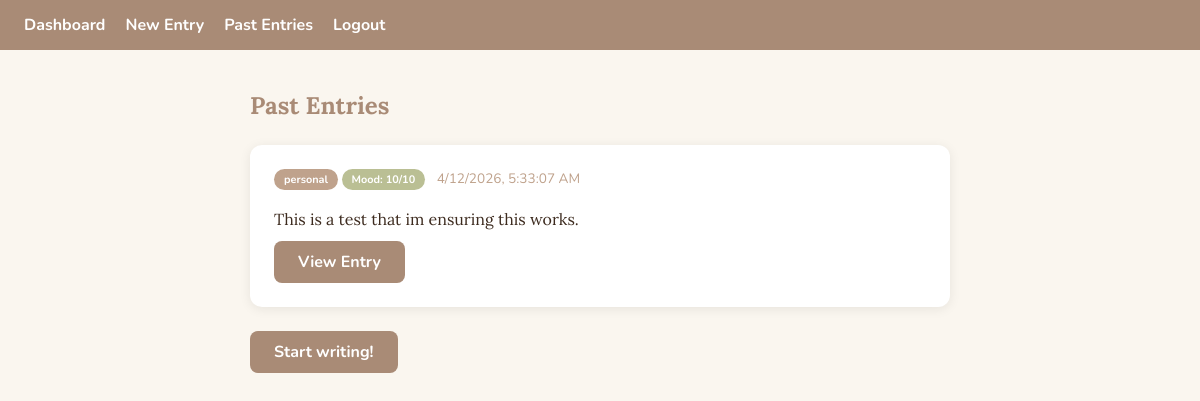
Screenshot of /entries (signed in) with the database file from the repository.
### app.py (models this page shows)
class Entry(db.Model):
                id = db.Column(db.Integer, primary_key=True)
                content = db.Column(db.Text, nullable=False)
                mode = db.Column(db.String(10), default="Personal")
                ai = db.Column(db.Text, nullable=True)
                mood = db.Column(db.Integer, nullable=True)
                created_at = db.Column(db.DateTime, default=datetime.utcnow)
                user_id = db.Column(db.Integer, db.ForeignKey('user.id'), nullable=False)

### app.py (the view)
@app.route('/entries')
@login_required
def entries():
       entries = Entry.query.filter_by(user_id=current_user.id).all()
       return render_template('entries.html', entries=entries)

### app.py (called while the page is built)
@login_manager.user_loader
def load_user(user_id):
    return User.query.get(int(user_id))

### templates/entries.html (shortened to what this page needs)
{% extends 'base.html' %}
{% block content %}
<h2>Past Entries</h2>
{% for entry in entries %}
<div class="entry-card">
    <div class="entry-meta">
        <span class="mode-badge">{{ entry.mode }}</span>
        <span class="mood-badge">Mood: {{ entry.mood }}/10</span>
        <span data-timestamp="{{ entry.created_at.strftime('%Y-%m-%dT%H:%M:%SZ') }}" class="local-time">{{
            entry.created_at.strftime('%B %d, %Y') }}</span>
    </div>
    <p class="entry-preview">{{ entry.content[:100] }}{% if entry.content|length > 100 %}...{% endif %}</p>
    <a href="{{ url_for('entry', id=entry.id) }}" class="btn">View Entry</a>
</div>
{% else %}
<p>No entries yet.</p>
{% endfor %}
<p><a href="{{ url_for('new_entry') }}" class="btn">Start writing!</a></p>
{% endblock %}

### static/style.css (style rules this page uses)
:root { --brown-dark: #A98B76; --brown-mid: #BFA28C; --cream: #F3E4C9; --sage: #BABF94; --text: #3d2b1f; --bg: #faf6ef; --white: #ffffff; }
body { background-color: var(--bg); color: var(--text); font-family: 'Lora', serif; margin: 0; padding: 0; }
h1, h2 { font-family: 'Lora', serif; color: var(--brown-dark); }
.entry-card { background-color: var(--white); border-radius: 12px; padding: 24px; box-shadow: 0 2px 12px rgba(0, 0, 0, 0.08); margin: 24px 0; }
.entry-card p { margin: 8px 0; line-height: 1.7; }
.btn { display: inline-block; background-color: var(--brown-dark); color: var(--white); padding: 10px 24px; border-radius: 8px; text-decoration: none; font-family: 'Nunito', sans-serif; font-weight: 700; }
.entry-meta { font-family: 'Nunito', sans-serif; font-size: 0.85em; color: var(--brown-mid); margin-bottom: 16px; }
.mood-badge { display: inline-block; background-color: var(--sage); color: var(--white); padding: 3px 10px; border-radius: 20px; font-family: 'Nunito', sans-serif; font-size: 0.8em; font-weight: 700; margin-right: 8px; }
.mode-badge { display: inline-block; background-color: var(--brown-mid); color: var(--white); padding: 3px 10px; border-radius: 20px; font-family: 'Nunito', sans-serif; font-size: 0.8em; font-weight: 700; }

### rows the page displays
Entry: mode "personal", mood "10", content "This is a test that im ensuring this works."
